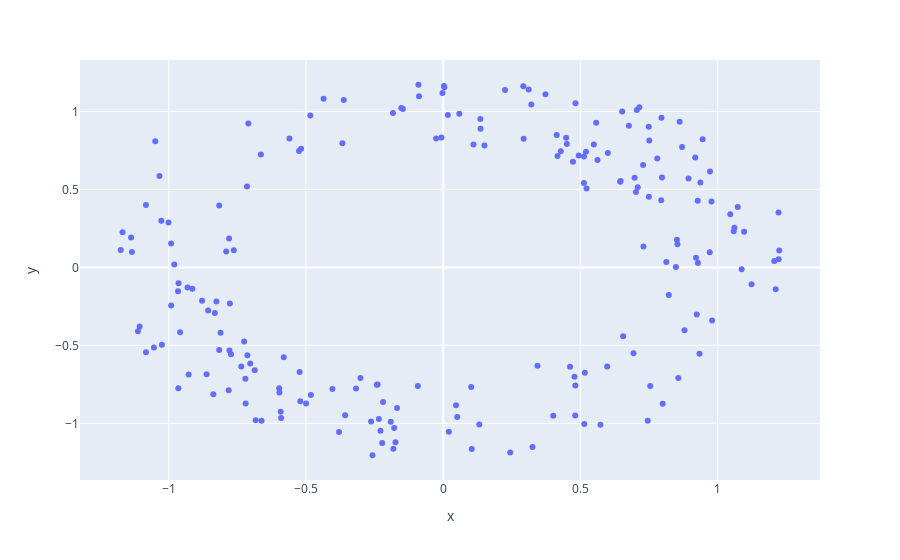

The cell this chart's notebook holds for it:
### Code cell
px.scatter(x=x+x_noise,y=y+y_noise)
# px.scatter(x=r_noise*x, y=r_noise*y)

### Figure 1 — Plotly figure (JSON) as saved in the notebook; plotly's stock layout.template omitted (floating-point values rounded to 4 significant figures; data arrays with more than 128 entries replaced by an {"elided": "..."} marker saying what was removed)
{"data": [{"hovertemplate": "x=%{x}<br>y=%{y}<extra></extra>", "legendgroup": "", "marker": {"color": "#636efa", "symbol": "circle"}, "mode": "markers", "name": "", "orientation": "v", "showlegend": false, "type": "scatter", "x": {"elided": "200 float values"}, "xaxis": "x", "y": {"elided": "200 float values"}, "yaxis": "y"}], "layout": {"legend": {"tracegroupgap": 0}, "margin": {"t": 60}, "xaxis": {"anchor": "y", "domain": [0, 1], "title": {"text": "x"}}, "yaxis": {"anchor": "x", "domain": [0, 1], "title": {"text": "y"}}}}
